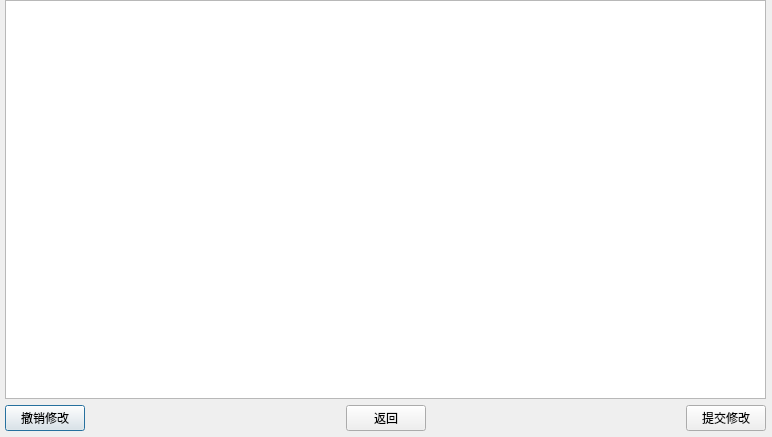
<?xml version="1.0" encoding="UTF-8"?>
<ui version="4.0">
 <class>PersonAdd</class>
 <widget class="QDialog" name="PersonAdd">
  <property name="geometry">
   <rect>
    <x>0</x>
    <y>0</y>
    <width>772</width>
    <height>437</height>
   </rect>
  </property>
  <property name="windowTitle">
   <string>学生信息编辑</string>
  </property>
  <widget class="QWidget" name="verticalLayoutWidget">
   <property name="geometry">
    <rect>
     <x>5</x>
     <y>0</y>
     <width>761</width>
     <height>431</height>
    </rect>
   </property>
   <layout class="QVBoxLayout" name="verticalLayout">
    <item>
     <widget class="QTableView" name="tableView"/>
    </item>
    <item>
     <layout class="QHBoxLayout" name="horizontalLayout">
      <item>
       <widget class="QPushButton" name="cancel_btn">
        <property name="text">
         <string>撤销修改</string>
        </property>
       </widget>
      </item>
      <item>
       <spacer name="horizontalSpacer">
        <property name="orientation">
         <enum>Qt::Horizontal</enum>
        </property>
        <property name="sizeHint" stdset="0">
         <size>
          <width>40</width>
          <height>20</height>
         </size>
        </property>
       </spacer>
      </item>
      <item>
       <widget class="QPushButton" name="backBtn">
        <property name="text">
         <string>返回</string>
        </property>
       </widget>
      </item>
      <item>
       <spacer name="horizontalSpacer_2">
        <property name="orientation">
         <enum>Qt::Horizontal</enum>
        </property>
        <property name="sizeHint" stdset="0">
         <size>
          <width>40</width>
          <height>20</height>
         </size>
        </property>
       </spacer>
      </item>
      <item>
       <widget class="QPushButton" name="submit_btn">
        <property name="text">
         <string>提交修改</string>
        </property>
       </widget>
      </item>
     </layout>
    </item>
   </layout>
  </widget>
 </widget>
 <resources/>
 <connections/>
</ui>
